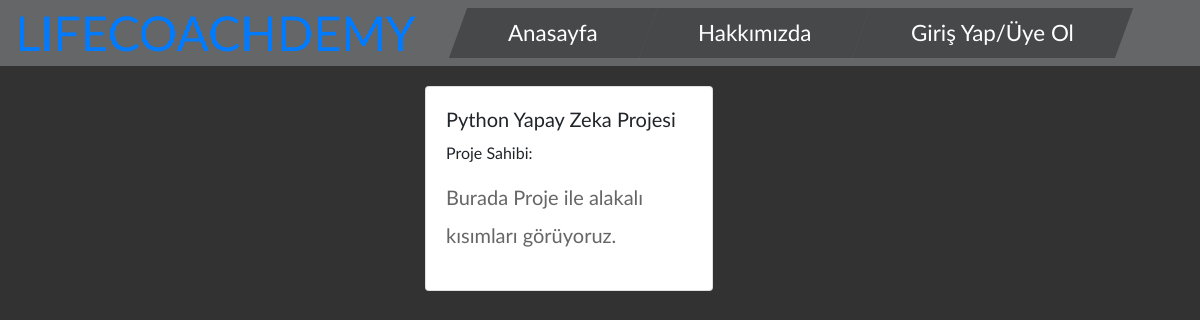
/project/python-yapay-zeka-projesi/, run on the app's committed database.
### project/models.py (models this page shows, shortened)
class Project(models.Model):
    project_owner = models.ForeignKey('auth.User', verbose_name='Proje Sahibi', related_name='projects', on_delete=models.CASCADE)
    name = models.CharField(max_length=120, verbose_name='Projenin Adı')
    content = RichTextField(verbose_name='İçerik', null=True, blank=True)
    slug = models.SlugField(unique=True, editable=False, max_length=130)

### project/views.py (the view)
# urls.py: url(r'^(?P<slug>[\w-]+)/$', project_detail, name='detail'),
def project_detail(request, slug):
    project = get_object_or_404(Project, slug=slug)
    context = {
        'project' : project
    }
    return render(request, 'project/detail.html', context)

### templates/project/detail.html (shortened to what this page needs)
{% extends 'base.html' %}
{% block body %}
<div class="container">
    <div class="row" style="margin-top:20px;">
        <div class="col-md-4"></div>
        <div class="col-md-8">
            <div class="card" style="width: 18rem;">
              <div class="card-body">
                <h5 class="card-title">{{ project.name }}</h5>
                <h6>Proje Sahibi: {{ course.project_owner.get_full_name }}</h6>
                <p class="card-text">{{ project.content|safe|linebreaks }}</p>
              </div>
            </div>
        </div>
    </div>
</div>
{% endblock %}

### static/css/templatemo-real-dynamic.css (style rules this page uses)
body { font-family: 'Lato', Arial, sans-serif; font-size: 20px; overflow-x: hidden; background-color: #323232; }
p, address { color: #666; line-height: 1.9; }

### data on the page
Project: name "Python Yapay Zeka Projesi", content "Burada Proje ile alakalı kısımları görüyoruz."
